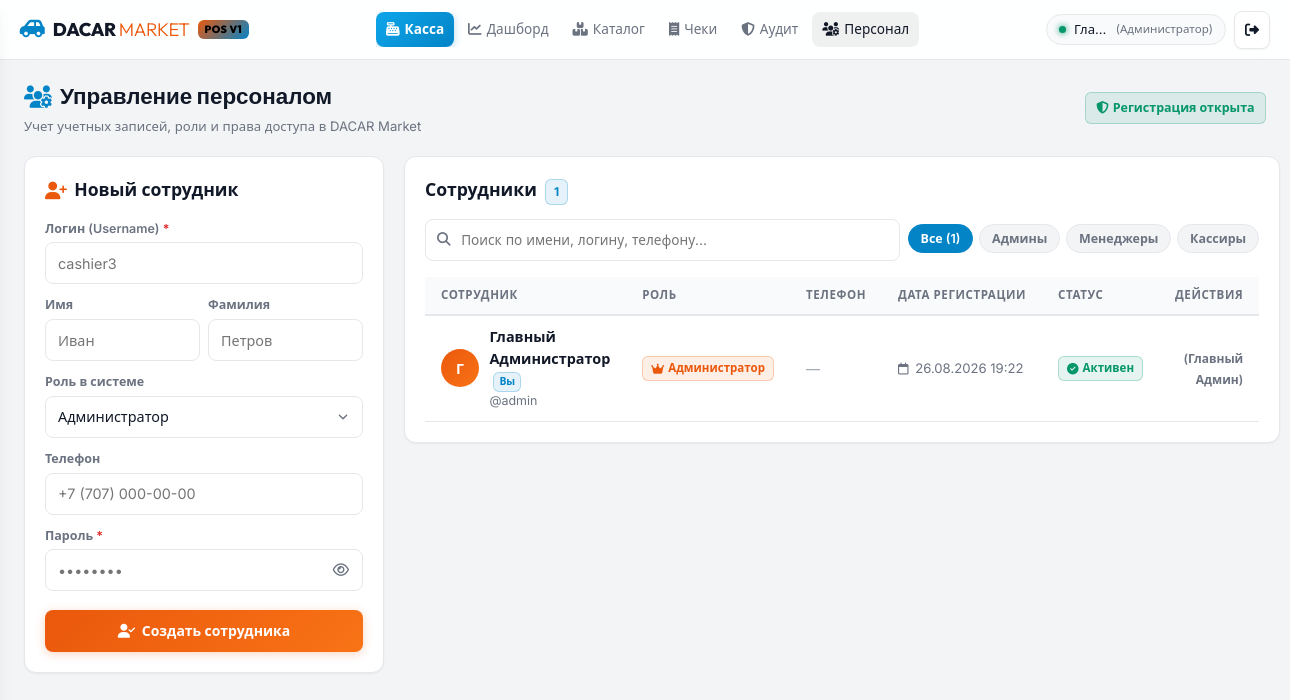
/users/staff/ (signed in), run on the app's committed database.
### users/models.py (models this page shows, shortened)
class User(AbstractUser):
    class Role(models.TextChoices):
        ADMIN = 'ADMIN', 'Администратор'
        CASHIER = 'CASHIER', 'Кассир'
    role = models.CharField(
        max_length=20,
        choices=Role.choices,
        default=Role.CASHIER,
        verbose_name="Роль"
    )
    phone = models.CharField(max_length=30, blank=True, null=True, verbose_name="Телефон")
    class Meta:
        verbose_name = "Пользователь"
        verbose_name_plural = "Пользователи"
    @property
    def is_admin_user(self):
        return self.role == self.Role.ADMIN or self.is_superuser

### users/views.py (the view, shortened to what this page needs)
# urls.py: path('staff/', views.users_list_view, name='users_list'),
@login_required
def users_list_view(request):
    if not request.user.is_admin_user:
        messages.error(request, 'Доступ ограничен. Только для администраторов.')
        return redirect('pos')
    users = User.objects.all().order_by('-date_joined')
    return render(request, 'users/users_list.html', {
        'users_list': users,
        'roles': User.Role.choices,
        'ALLOW_REGISTRATION': getattr(settings, 'ALLOW_REGISTRATION', True)
    })

### templates/users/users_list.html (shortened to what this page needs)
{% extends 'base.html' %}
{% block content %}
<div class="users-page-header">
    <div>
        <h1 style="font-size: 1.4rem; font-weight: 800; font-family: 'Outfit', sans-serif; display: flex; align-items: center; gap: 0.5rem;">
            <i class="fa-solid fa-users-gear" style="color: var(--accent-cyan);"></i> Управление персоналом
        </h1>
        <p style="color: var(--text-muted); font-size: 0.82rem; margin-top: 3px;">
            Учет учетных записей, роли и права доступа в DACAR Market
        </p>
    </div>
    <div style="display: flex; align-items: center; gap: 0.6rem; flex-wrap: wrap;">
        <span class="badge {% if ALLOW_REGISTRATION %}badge-green{% else %}badge-red{% endif %}" style="font-size: 0.78rem; padding: 0.35rem 0.65rem;">
            <i class="fa-solid fa-shield-halved"></i> {% if ALLOW_REGISTRATION %}Регистрация открыта{% else %}Регистрация закрыта{% endif %}
        </span>
    </div>
</div>
<div class="users-grid-layout">
    <div class="dacar-card add-user-card" id="addUserCard">
        <div style="display: flex; align-items: center; justify-content: space-between; margin-bottom: 1rem;">
            <h3 style="font-size: 1.1rem; font-weight: 700; color: var(--text-main); display: flex; align-items: center; gap: 0.45rem;">
                <i class="fa-solid fa-user-plus" style="color: var(--accent-orange);"></i> Новый сотрудник
            </h3>
        </div>
        <form method="POST" id="createStaffForm">
            <div style="margin-bottom: 0.75rem;">
                <label style="display: block; font-size: 0.78rem; font-weight: 600; color: var(--text-muted); margin-bottom: 0.25rem;">
                    Логин (Username) <span style="color: var(--accent-red);">*</span>
                </label>
                <input type="text" name="username" class="form-control" required placeholder="cashier3" autocomplete="username">
            </div>
            <div style="display: grid; grid-template-columns: 1fr 1fr; gap: 0.5rem; margin-bottom: 0.75rem;">
                <div>
                    <label style="display: block; font-size: 0.78rem; font-weight: 600; color: var(--text-muted); margin-bottom: 0.25rem;">Имя</label>
                    <input type="text" name="first_name" class="form-control" placeholder="Иван">
                </div>
                <div>
                    <label style="display: block; font-size: 0.78rem; font-weight: 600; color: var(--text-muted); margin-bottom: 0.25rem;">Фамилия</label>
                    <input type="text" name="last_name" class="form-control" placeholder="Петров">
                </div>
            </div>
            <div style="margin-bottom: 0.75rem;">
                <label style="display: block; font-size: 0.78rem; font-weight: 600; color: var(--text-muted); margin-bottom: 0.25rem;">Роль в системе</label>
                <select name="role" class="form-control">
                    {% for r_val, r_lbl in roles %}
                    <option value="{{ r_val }}">{{ r_lbl }}</option>
                    {% endfor %}
                </select>
            </div>
            <div style="margin-bottom: 0.75rem;">
                <label style="display: block; font-size: 0.78rem; font-weight: 600; color: var(--text-muted); margin-bottom: 0.25rem;">Телефон</label>
                <input type="tel" name="phone" class="form-control" placeholder="+7 (707) 000-00-00">
            </div>
            <div style="margin-bottom: 1.15rem;">
                <label style="display: block; font-size: 0.78rem; font-weight: 600; color: var(--text-muted); margin-bottom: 0.25rem;">
                    Пароль <span style="color: var(--accent-red);">*</span>
                </label>
                <div class="password-input-group">
                    <input type="password" name="password" id="staffPasswordInput" class="form-control" required placeholder="••••••••" autocomplete="new-password" style="padding-right: 36px;">
                    <button type="button" class="password-toggle-btn" onclick="togglePasswordVisibility('staffPasswordInput', this)" aria-label="Показать пароль">
                        <i class="fa-regular fa-eye"></i>
                    </button>
                </div>
            </div>
            <button type="submit" class="btn btn-primary" style="width: 100%; font-weight: 700; min-height: 42px;">
                <i class="fa-solid fa-user-check"></i> Создать сотрудника
            </button>
        </form>
    </div>
    <div class="dacar-card">
        <div style="display: flex; justify-content: space-between; align-items: center; margin-bottom: 0.85rem; flex-wrap: wrap; gap: 0.5rem;">
            <h3 style="font-size: 1.1rem; font-weight: 700;">
                Сотрудники <span class="badge badge-cyan" style="font-size: 0.75rem; margin-left: 0.25rem;">{{ users_list.count }}</span>
            </h3>
        </div>
        <div class="staff-filter-bar">
            <div style="position: relative; flex: 1; min-width: 180px;">
                <i class="fa-solid fa-magnifying-glass" style="position: absolute; left: 0.75rem; top: 50%; transform: translateY(-50%); color: var(--text-muted); font-size: 0.85rem;"></i>
                <input type="text" id="staffSearchInput" class="form-control" placeholder="Поиск по имени, логину, телефону..." style="padding-left: 2.2rem; height: 38px; font-size: 0.85rem;" oninput="filterStaffList()">
            </div>
            <div class="staff-filter-pills">
                <button class="staff-pill active" onclick="filterStaffRole('all', this)">Все ({{ users_list.count }})</button>
                <button class="staff-pill" onclick="filterStaffRole('ADMIN', this)">Админы</button>
                <button class="staff-pill" onclick="filterStaffRole('MANAGER', this)">Менеджеры</button>
                <button class="staff-pill" onclick="filterStaffRole('CASHIER', this)">Кассиры</button>
            </div>
        </div>
        <div class="table-responsive staff-table-wrapper">
            <table class="dacar-table" id="desktopStaffTable">
                <thead>
                    <tr>
                        <th>Сотрудник</th>
                        <th>Роль</th>
                        <th>Телефон</th>
                        <th>Дата регистрации</th>
                        <th>Статус</th>
                        <th style="text-align: right;">Действия</th>
                    </tr>
                </thead>
                <tbody>
                    {% for u in users_list %}
                    <tr class="staff-row" data-name="{{ u.get_full_name|default:'' }}" data-username="{{ u.username }}" data-phone="{{ u.phone|default:'' }}" data-role="{{ u.role }}" data-active="{{ u.is_active|yesno:'true,false' }}">
                        <td>
                            <div style="display: flex; align-items: center; gap: 0.65rem;">
                                <div class="user-avatar-circle {% if u.role == 'ADMIN' %}avatar-admin{% elif u.role == 'MANAGER' %}avatar-manager{% else %}avatar-cashier{% endif %}">
                                    {{ u.first_name|default:u.username|slice:":1"|upper }}
                                </div>
                                <div>
                                    <div style="font-weight: 700; color: var(--text-main); font-size: 0.9rem;">
                                        {{ u.get_full_name|default:u.username }}
                                        {% if u == request.user %}
                                        <span class="badge badge-cyan" style="font-size: 0.65rem; padding: 1px 5px; margin-left: 4px;">Вы</span>
                                        {% endif %}
                                    </div>
                                    <div style="font-size: 0.78rem; color: var(--text-muted);">@{{ u.username }}</div>
                                </div>
                            </div>
                        </td>
                        <td>
                            {% if u.role == 'ADMIN' %}
                            <span class="badge badge-orange"><i class="fa-solid fa-crown"></i> Администратор</span>
                            {% elif u.role == 'MANAGER' %}
                            <span class="badge badge-cyan"><i class="fa-solid fa-user-tie"></i> Менеджер</span>
                            {% else %}
                            <span class="badge badge-green"><i class="fa-solid fa-cash-register"></i> Кассир</span>
                            {% endif %}
                        </td>
                        <td>
                            {% if u.phone %}
                            <a href="tel:{{ u.phone }}" style="color: var(--text-main); text-decoration: none; display: flex; align-items: center; gap: 0.35rem; font-size: 0.85rem;">
                                <i class="fa-solid fa-phone" style="color: var(--accent-cyan); font-size: 0.75rem;"></i> {{ u.phone }}
                            </a>
                            {% else %}
                            <span style="color: var(--text-secondary);">—</span>
                            {% endif %}
                        </td>
                        <td style="font-size: 0.82rem; color: var(--text-muted);">
                            <i class="fa-regular fa-calendar" style="margin-right: 3px; font-size: 0.75rem;"></i> {{ u.date_joined|date:"d.m.Y H:i" }}
                        </td>
                        <td>
                            {% if u.is_active %}
                            <span class="badge badge-green"><i class="fa-solid fa-circle-check"></i> Активен</span>
                            {% else %}
                            <span class="badge badge-red"><i class="fa-solid fa-ban"></i> Заблокирован</span>
                            {% endif %}
                        </td>
                        <td style="text-align: right;">
                            {% if u != request.user %}
                            <div style="display: inline-flex; align-items: center; gap: 0.35rem;">
                                <form method="POST" style="display: inline;" onsubmit="return confirm('Вы уверены, что хотите изменить статус сотрудника {{ u.username }}?')">
                                    {% csrf_token %}
                                    <input type="hidden" name="action" value="toggle_status">
                                    <input type="hidden" name="user_id" value="{{ u.id }}">
                                    {% if u.is_active %}
                                    <button type="submit" class="btn btn-danger" style="padding: 0.25rem 0.55rem; font-size: 0.75rem;" title="Заблокировать доступ">
                                        <i class="fa-solid fa-lock"></i> Блок
                                    </button>
                                    {% else %}
                                    <button type="submit" class="btn btn-success" style="padding: 0.25rem 0.55rem; font-size: 0.75rem;" title="Разблокировать доступ">
                                        <i class="fa-solid fa-lock-open"></i> Разблок
                                    </button>
                                    {% endif %}
                                </form>
                                <form method="POST" style="display: inline;" onsubmit="return confirm('Удалить сотрудника {{ u.username }} из системы?')">
                                    {% csrf_token %}
                                    <input type="hidden" name="action" value="delete">
                                    <input type="hidden" name="user_id" value="{{ u.id }}">
                                    <button type="submit" class="btn btn-secondary" style="padding: 0.25rem 0.5rem; font-size: 0.75rem; color: var(--accent-red);" title="Удалить сотрудника">
                                        <i class="fa-solid fa-trash-can"></i>
                                    </button>
                                </form>
                            </div>
                            {% else %}
                            <span style="color: var(--text-muted); font-size: 0.75rem; font-weight: 600;">(Главный Админ)</span>
                            {% endif %}
                        </td>
                    </tr>
                    {% endfor %}
                </tbody>
            </table>
        </div>
    </div>
</div>
{% endblock %}

### templates/base.html (shortened to what this page needs)
{% load static %}
<!DOCTYPE html>
<html lang="ru">
<head>
    <link rel="stylesheet" href="https://cdnjs.cloudflare.com/ajax/libs/font-awesome/6.4.0/css/all.min.css">
</head>
<body>
    {% if user.is_authenticated %}
    <header class="header-nav" role="banner">
        <a href="{% url 'dashboard' %}" class="brand-logo">
            <i class="fa-solid fa-car-side" style="color: var(--accent-cyan); font-size: 1.25rem; transform: scaleX(-1);"></i>
            <span>DACAR <span style="color: var(--accent-orange); font-weight: 300;">MARKET</span></span>
            <span class="brand-badge">POS v1</span>
        </a>
        <nav aria-label="Основная навигация">
            <ul class="nav-links">
                <li><a href="{% url 'pos' %}" class="nav-link pos-btn"><i class="fa-solid fa-cash-register"></i> Касса</a></li>
                {% if user.is_admin_user %}
                <li><a href="{% url 'dashboard' %}" class="nav-link {% if request.resolver_match.url_name == 'dashboard' %}active{% endif %}"><i class="fa-solid fa-chart-line"></i> Дашборд</a></li>
                <li><a href="{% url 'product_list' %}" class="nav-link {% if 'catalog' in request.path %}active{% endif %}"><i class="fa-solid fa-boxes-stacked"></i> Каталог</a></li>
                <li><a href="{% url 'sales_orders_list' %}" class="nav-link {% if 'orders' in request.path %}active{% endif %}"><i class="fa-solid fa-receipt"></i> Чеки</a></li>
                <li><a href="{% url 'audit_log' %}" class="nav-link {% if 'audit-log' in request.path %}active{% endif %}"><i class="fa-solid fa-shield-halved"></i> Аудит</a></li>
                <li><a href="{% url 'users_list' %}" class="nav-link {% if 'staff' in request.path %}active{% endif %}"><i class="fa-solid fa-users-gear"></i> Персонал</a></li>
                {% else %}
                <li><a href="{% url 'sales_orders_list' %}" class="nav-link {% if 'orders' in request.path %}active{% endif %}"><i class="fa-solid fa-receipt"></i> Мои чеки</a></li>
                {% endif %}
            </ul>
        </nav>
        <div class="user-menu">
            <div class="user-badge">
                <span class="status-dot"></span>
                <span class="user-name">{{ user.first_name|default:user.username }}</span>
                <span class="user-role" style="color: var(--text-muted); font-size: 0.72rem;">({{ user.get_role_display }})</span>
            </div>
            <a href="{% url 'logout' %}" class="btn btn-secondary" style="padding: 8px 10px;" title="Выйти из системы" aria-label="Выйти из системы">
                <i class="fa-solid fa-right-from-bracket"></i>
            </a>
        </div>
    </header>
    {% endif %}
    <main class="main-container" id="mainContent" role="main">
        {% block content %}{% endblock %}
    </main>
</body>
</html>

### data on the page
User: first_name "Гла…", role "Администратор", first_name "Г", get_full_name "Главный Администратор", shows "Вы", username "admin", date_joined "26.08.2026 19:22", is_active True (drawn), shows "(Главный Админ)"

### other printed values
{{ users_list.count }} "1"
form field role "Администратор"
